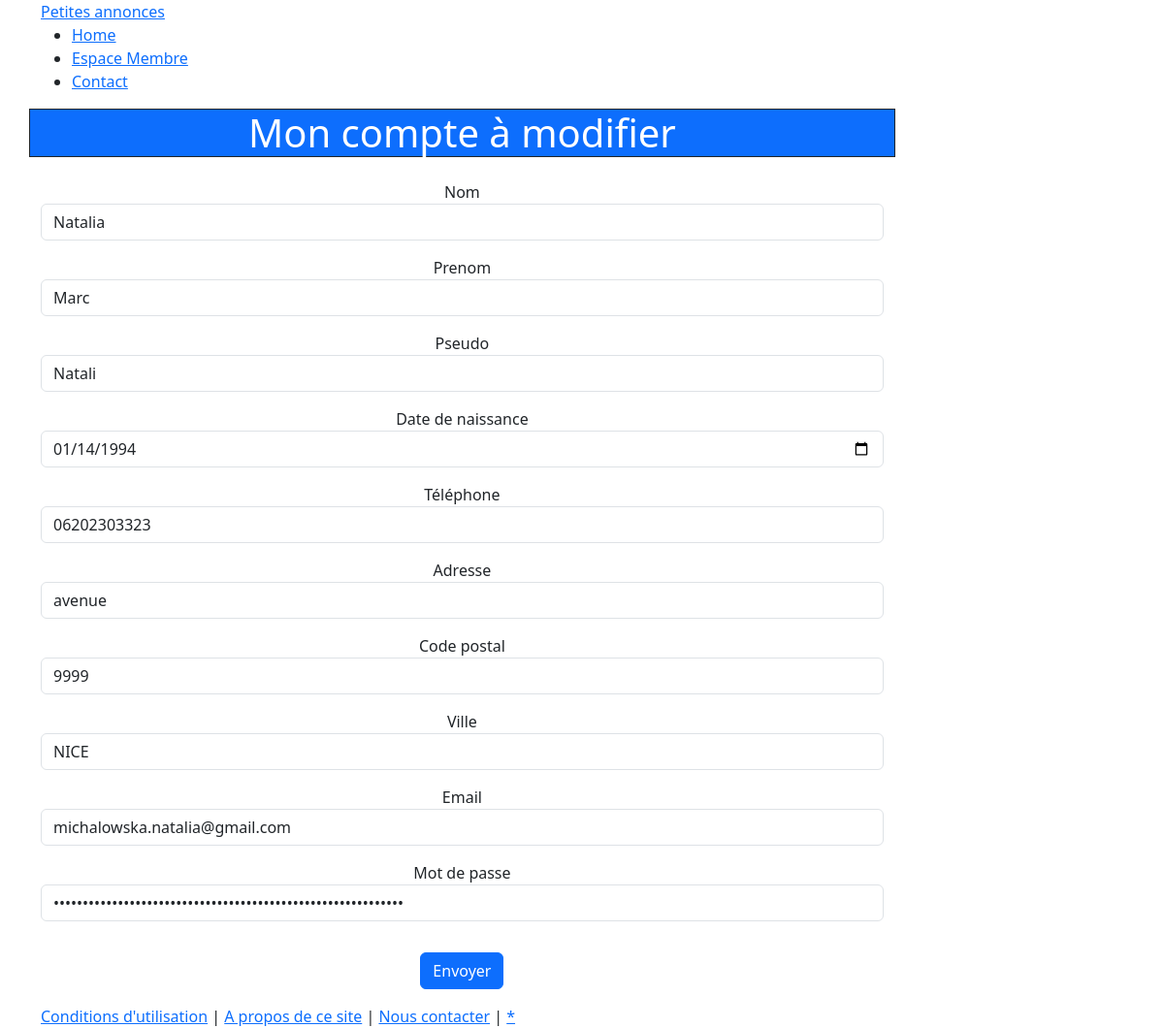
Page /?p=compte_form (signed in) on the committed database.
### tables this page shows
CREATE TABLE IF NOT EXISTS `membres` (
  `id` int UNSIGNED NOT NULL AUTO_INCREMENT,
  `is_admin` tinyint NOT NULL DEFAULT '0',
  `actif` int DEFAULT '1',
  `username` varchar(150) NOT NULL,
  `email` varchar(250) NOT NULL,
  `password` varchar(250) NOT NULL,
  `nom` varchar(150) DEFAULT NULL,
  `prenom` varchar(150) DEFAULT NULL,
  `date_naissance` date DEFAULT NULL,
  `telephone` varchar(20) DEFAULT NULL,
  `adresse` varchar(250) DEFAULT NULL,
  `code_postal` mediumint DEFAULT NULL,
  `ville` varchar(150) DEFAULT NULL,
  `date_inscription` datetime NOT NULL DEFAULT CURRENT_TIMESTAMP,
  `token` varchar(250) DEFAULT NULL,
  `date_validite_token` datetime DEFAULT NULL,
  `cagnotte` float UNSIGNED DEFAULT NULL,
  `date_update` datetime DEFAULT NULL,
  PRIMARY KEY (`id`)
);

### views/Membre/compte_form.php (the view, shortened to what this page needs)
<?php
if(isset($_SESSION['id'])) {
    $id=$_SESSION['id'];
    try {
        $db = connect();
        $membersQuery = $db->prepare('SELECT * FROM membres WHERE id= :id');
        $membersQuery->execute(['id' => $id]);
        $member = $membersQuery->fetch(PDO::FETCH_ASSOC);
    } catch (Exception $e) {
        echo $e->getMessage();
    }
}
?>
<div class='row'>
<h1 class='col-md-12 text-center border border-dark bg-primary text-white'>Mon compte à modifier</h1>
</div>
<div class='row'>
    <form method='post' action=''>
        <div class='form-group my-3'>
            <label for='nom'>Nom</label>
            <input type='text' name='nom' class='form-control' id='nom' placeholder='Enter nom' required autofocus value='<?= isset($member['nom']) ? htmlentities($member['nom'] ?? '') : '' ?>'>
        </div>
        <div class='form-group my-3'>
            <label for='prenom'>Prenom</label>
            <input type='text' name='prenom' class='form-control' id='prenom' placeholder='Enter prenom' value='<?= isset($member['prenom']) ? htmlentities($member['prenom'] ?? '')  : '' ?>'>
        </div>
        <div class='form-group my-3'>
            <label for='pseudo'>Pseudo</label>
            <input type='text' name='pseudo' class='form-control' id='pseudo' placeholder='Pseudo' value='<?= isset($member['username']) ? htmlentities($member['username'])  : '' ?>'>
        </div>
        <div class='form-group my-3'>
            <label for='date'>Date de naissance</label>
            <input type='date' name='date' class='form-control' id='date' placeholder='Enter date de naissance' value='<?= isset($member['date_naissance']) ? htmlentities($member['date_naissance'])  : '' ?>'>
        </div>
        <div class='form-group my-3'>
            <label for='tel'>Téléphone</label>
            <input type='texte' name='tel' class='form-control' id='tel' placeholder='Enter numéro de telephone' value='<?= isset($member['telephone']) ? htmlentities($member['telephone'])  : '' ?>'>
        </div>
        <div class='form-group my-3'>
            <label for='adresse'>Adresse</label>
            <input type='texte' name='adresse' class='form-control' id='adresse' placeholder='Enter adresse' value='<?= isset($member['adresse']) ? htmlentities($member['adresse'])  : '' ?>'>
        </div>
        <div class='form-group my-3'>
            <label for='cp'>Code postal</label>
            <input type='texte' name='cp' class='form-control' id='cp' placeholder='Enter code postal' value='<?= isset($member['code_postal']) ? htmlentities($member['code_postal'])  : '' ?>'>
        </div>
        <div class='form-group my-3'>
            <label for='ville'>Ville</label>
            <input type='texte' name='ville' class='form-control' id='ville' placeholder='Enter ville' value='<?= isset($member['ville']) ? htmlentities($member['ville'])  : '' ?>'>
        </div>
        <div class='form-group my-3'>
            <label for='email'>Email</label>
            <input type='texte' name='email' class='form-control' id='email' placeholder='Enter email' value='<?= isset($member['email']) ? htmlentities($member['email'])  : '' ?>'>
        </div>
        <div class='form-group my-3'>
            <label for='mdp'>Mot de passe</label>
            <input type='password' name='mdp' class='form-control' id='mdp' placeholder='Enter email' value='<?= isset($member['password']) ? htmlentities($member['password'])  : '' ?>'>
        </div>
        <button type='submit' class='btn btn-primary my-3' name='submit'>Envoyer</button>
    </form>
</div>

### views/assets/style_error.css (style rules this page uses)
.row { width: 80%; text-align: center; }

### rows in the picture
membres: nom "Natalia", prenom "Marc", pseudo "Natali", date "01/14/1994", tel "06202303323", adresse "avenue", cp "9999", ville "NICE", email "michalowska.natalia@gmail.com"
